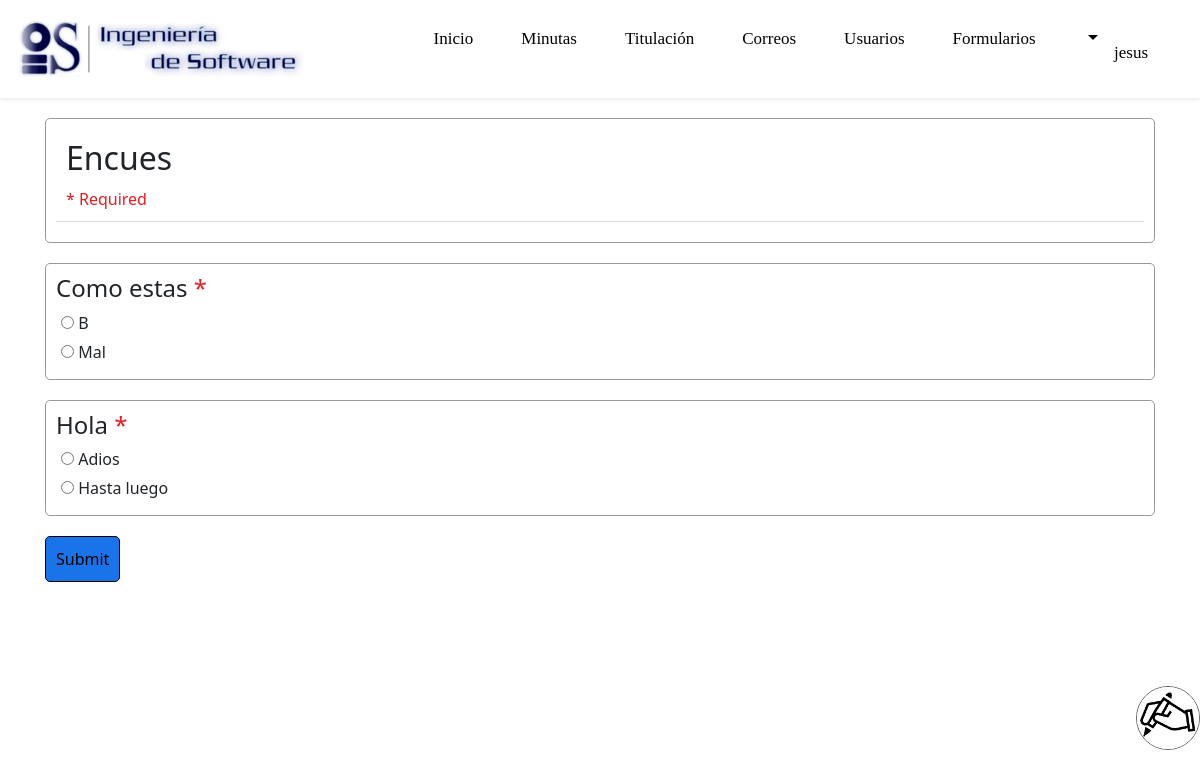
Page /forms/form/CUBvh0xuXGKrU6jzsw0S9jqRFs9PfY/viewform (signed in) on the earlier database version.
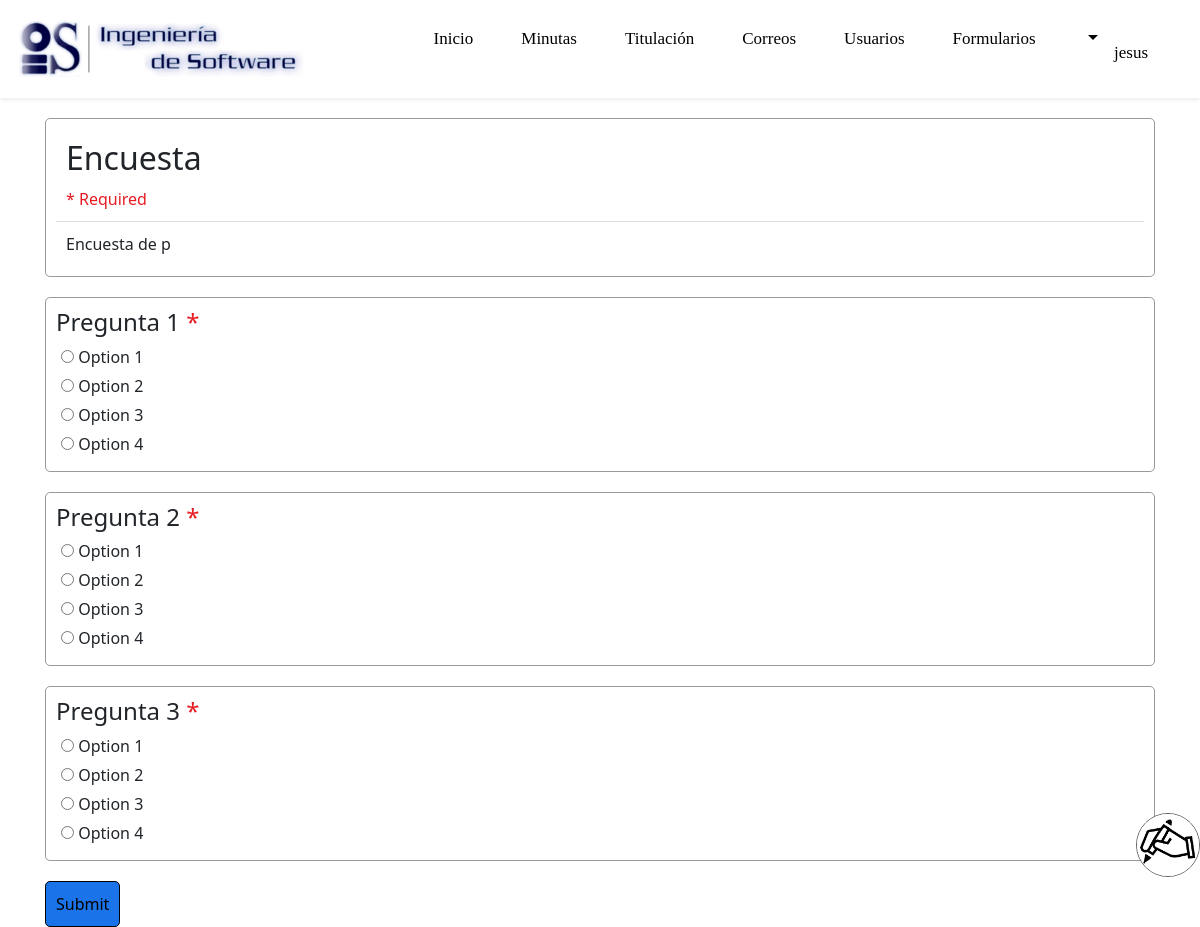
Same page on the later database version.
### usuario/models.py (models this page shows, shortened)
class CaseiUser(AbstractBaseUser, PermissionsMixin):
    nombre = models.CharField(max_length=100)
    email = models.EmailField(unique=True)
    telefono = models.CharField(max_length=15, validators=[RegexValidator(r'^\+?1?\d{9,15}$')])
    username = models.CharField(max_length=50, unique=True)
    password = models.CharField(max_length=100)
    is_active = models.BooleanField(default=True)
    is_staff = models.BooleanField(default=False)
    objects = CaseiUserManager()
    USERNAME_FIELD = 'username'
    EMAIL_FIELD = 'email'
    REQUIRED_FIELDS = ['email', 'nombre', 'telefono']

### formularios/models.py (models this page shows)
class Form(models.Model):
    code = models.CharField(max_length=30)
    title = models.CharField(max_length=200)
    description = models.CharField(max_length=10000, blank = True)
    creator = models.ForeignKey(CaseiUser, on_delete = models.CASCADE, related_name = "creator")
    background_color = models.CharField(max_length=20, default = "#d9efed")
    text_color = models.CharField(max_length=20, default="#272124")
    collect_email = models.BooleanField(default=False)
    authenticated_responder = models.BooleanField(default = False)
    edit_after_submit = models.BooleanField(default=False)
    confirmation_message = models.CharField(max_length = 10000, default = "Your response has been recorded.")
    is_quiz = models.BooleanField(default=False)
    allow_view_score = models.BooleanField(default= True)
    createdAt = models.DateTimeField(auto_now_add = True)
    updatedAt = models.DateTimeField(auto_now = True)
    questions = models.ManyToManyField(Questions, related_name = "questions")

class Questions(models.Model):
    question = models.CharField(max_length= 10000)
    question_type = models.CharField(max_length=20)
    required = models.BooleanField(default= False)
    answer_key = models.CharField(max_length = 5000, blank = True)
    score = models.IntegerField(blank = True, default=0)
    feedback = models.CharField(max_length = 5000, null = True)
    choices = models.ManyToManyField(Choices, related_name = "choices")

class Choices(models.Model):
    choice = models.CharField(max_length=5000)
    is_answer = models.BooleanField(default=False)

### formularios/views.py (the view)
# urls.py: path('form/<str:code>/viewform', views.view_form, name="view_form"),
def view_form(request, code):
    formInfo = Form.objects.filter(code = code)
    if formInfo.count() == 0:
        return HttpResponseRedirect(reverse('404'))
    else: formInfo = formInfo[0]
    if formInfo.authenticated_responder:
        if not request.user.is_authenticated:
            return HttpResponseRedirect(reverse("login"))
    return render(request, "index/view_form.html", {
        "form": formInfo
    })

### formularios/templates/index/view_form.html (shortened to what this page needs)
{% extends 'main.html' %}
{% load static %}
{% block head %}
<link rel="stylesheet" href="{% static 'index/style.css' %}">
<link rel="stylesheet" href="{% static 'index/HurlUI.css' %}">
{% endblock head %}
{% block content %}
<div class="container-fluid">
    <form class="container" method="POST" action="{% url 'submit_form' form.code %}" autocomplete="off">
        <div class="margin-top-bottom box question-box">
            <div class="form-title-box">
                <h1 class="form-title txtClr">{{form.title}}</h1>
                <p class="required-info">* Required</p>
            </div>
            <div class="form-description txtClr">{{form.description|linebreaksbr}}</div>
        </div>
        {% for question in form.questions.all %}
        <div class="margin-top-bottom box question-box">
            <h1 class="question-title txtClr">{{question.question}} {% if question.required %}<span class="require-star">*</span>{% endif %}</h1>
            {% if question.question_type == "short" %}
                <input type="text" name="{{question.id}}" class="short-answer" placeholder = "Your answer" {% if question.required %} required {% endif %}>
            {% elif question.question_type == "paragraph" %}
                <textarea name="{{question.id}}" placeholder="Your answer" class="long-answer textarea-adjust" {% if question.required %} required {% endif %}></textarea>
            {% elif question.question_type == "multiple choice" %}
                {% for choice in question.choices.all %}
                <div class="multiple-choice">
                    <input type="radio" name="{{question.id}}" id="{{choice.id}}" {% if question.required %} required {% endif %} value="{{choice.id}}">
                    <label for="{{choice.id}}" class="txtClr">{{choice.choice}}</label>
                </div>
                {% endfor %}
            {% endif %}
        </div>
        {% endfor %}
        <div class="margin-top-bottom">
            <input type="submit" value="Submit" class="btn btn-submit">
        </div>
    </form>
    {% if user == form.creator %}
        <a href="{% url 'edit_form' form.code %}">
            <img src="{% static 'Icon/question.png' %}" alt="Edit Question" title="Edit this form" class="edit-form-link">
        </a>
    {% endif %}
</div>
{% endblock content %}

### templates/main.html (shortened to what this page needs)
{% load static %}
<!DOCTYPE html>
<html lang="en">
    <head>
        <link rel="stylesheet" href="{%static '/bootstrap/css/bootstrap.min.css'%}">
        <link rel="stylesheet" href="{%static '/css/Navbar-Right-Links-Dark-icons.css'%}">
        {% block head %}
        {% endblock head %}
    </head>
    <body>
        <nav class="navbar navbar-light navbar-expand-lg fw-normal shadow-sm py-1">
            <div class="container-fluid">
                <nav class="navbar navbar-expand-lg">
                    <a class="navbar-brand">
                        <img src="{% static 'images/logo.png' %}" href="{% url 'home_page' %}" width="300" height="auto" class="img-fluid" alt="Logo">
                    </a>
                </nav>
                <div class="collapse navbar-collapse" id="navcol-5">
                    <ul class="navbar-nav ms-auto">
                        <li class="nav-item"><a class="nav-link active" href="{% url 'home_page' %}">Inicio</a></li>
                        <li class="nav-item"><a class="nav-link active" href="{% url 'consulta_minutas' %}">Minutas</a></li>
                        <li class="nav-item"><a class="nav-link active" href="{% url 'titulacion' %}">Titulación</a></li>
                        <li class="nav-item"><a class="nav-link active" href="{% url 'enviar_correo' %}">Correos</a></li>
                        <li class="nav-item"><a class="nav-link active" href="{% url 'usuarios' %}">Usuarios</a></li>
                        <li class="nav-item"><a class="nav-link active" href="{% url 'forms' %}">Formularios</a></li>
                        <div class="nav-item dropdown">
                            <a href="#" class="nav-link dropdown-toggle" data-bs-toggle="dropdown">
                                <span class="nav-item">{{user.nombre}}</span>
                            </a>
                        </div>
                    </ul>
                </div>
            </div>
        </nav>
        {% block content %}
        {% endblock content %}
    </body>
</html>

### static/index/style.css (style rules this page uses)
body { scroll-behavior: smooth; }
.nav-link { color: #000; text-decoration: none; }
.question-box { background-color: #FFF; }
.form-title { font-size: 2rem; font-weight: normal; margin: 10px; width: -webkit-fill-available; width: -moz-available; }
.form-description { font-size: 1rem; margin: 10px; width: -webkit-fill-available; width: -moz-available; }
.form-title-box { border-bottom: 1px solid #ddd; }
.question-title { font-size: 1.3rem; font-weight: normal; }
.require-star { color: #E71C23; }
.question-title { font-size: 1.5rem; width: 65%; }
.multiple-choice { width: 100%; margin: 5px; }
.btn-submit { background-color: #1a73e8; color: #fff; border: 1px solid #fff; cursor: pointer; }
.required-info { color: #E71C23; margin: 10px; }
.edit-form-link { width: 4rem; height: 4rem; position: fixed; bottom: 50px; right: 0%; border-radius: 50%; border: 1px solid #5f6368; }
.question-title { font-size: 1.5rem; }

### static/index/HurlUI.css (style rules this page uses)
body { margin: 0; padding: 0; }
.margin-top-bottom { margin: 20px 0; }
.container { padding-right: 15px; padding-left: 15px; margin-right: auto; margin-left: auto; }
.container-fluid { width: 100%; }
.btn { padding: 10px; border: 1px solid black; border-radius: 5px; text-decoration: none; font-size: 1rem; color: black; }
.box { padding: 10px; border: 1px solid #999; border-radius: 5px; width: -webkit-fill-available; width: -moz-available; }
.navbar .nav-item { display: block; text-align: center; padding: 14px 16px; font-size: 17px; float: right; }
.navbar .nav-item a { text-decoration: none; color: black; }
@media only screen and (min-width: 768px) { .container { width: 750px; } }
@media only screen and (min-width: 992px) { .container { width: 970px; } }
@media only screen and (min-width: 1200px) { .container { width: 1170px; } }

### templates/main.html (style rules this page uses)
html, body, .container-fluid { height: 100%; }
body { display: flex; flex-direction: column; min-height: 100vh; margin: 0; }

Differences in the rows shown:
removed Questions: question "Como estas", required "☐ B", required "☐ Mal"
removed Choices: choice "B", shown under "Como estas"
removed Choices: choice "Mal", shown under "Como estas"
removed Questions: question "Hola", required "☐ Adios", required "☐ Hasta luego"
removed Choices: choice "Adios", shown under "Hola"
removed Choices: choice "Hasta luego", shown under "Hola"
changed Form: title "Encues" → "Encuesta"; description (not shown) → "Encuesta de p"
added Questions: question "Pregunta 1", required "☐ Option 1", required "☐ Option 2", required "☐ Option 3", required "☐ Option 4"
added Choices: choice "Option 1", shown under "Pregunta 1"
added Choices: choice "Option 2", shown under "Pregunta 1"
added Choices: choice "Option 3", shown under "Pregunta 1"
added Choices: choice "Option 4", shown under "Pregunta 1"
added Questions: question "Pregunta 2", required "☐ Option 1", required "☐ Option 2", required "☐ Option 3", required "☐ Option 4"
added Choices: choice "Option 1", shown under "Pregunta 2"
added Choices: choice "Option 2", shown under "Pregunta 2"
added Choices: choice "Option 3", shown under "Pregunta 2"
added Choices: choice "Option 4", shown under "Pregunta 2"
added Questions: question "Pregunta 3", required "☐ Option 1", required "☐ Option 2", required "☐ Option 3", required "☐ Option 4"
added Choices: choice "Option 1", shown under "Pregunta 3"
added Choices: choice "Option 2", shown under "Pregunta 3"
added Choices: choice "Option 3", shown under "Pregunta 3"
added Choices: choice "Option 4", shown under "Pregunta 3"
